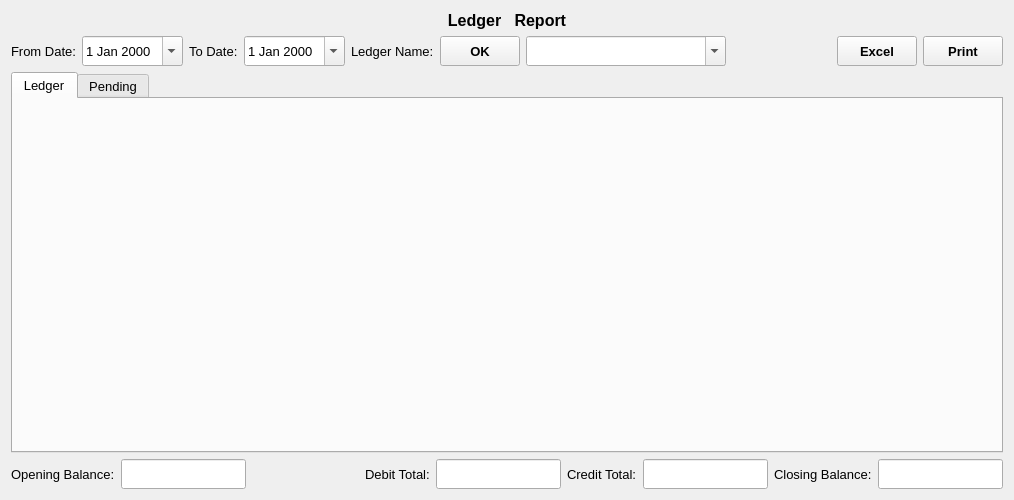
<?xml version="1.0" encoding="UTF-8"?>
<ui version="4.0">
 <class>LedgerReport</class>
 <widget class="QWidget" name="LedgerReport">
  <property name="geometry">
   <rect>
    <x>0</x>
    <y>0</y>
    <width>1014</width>
    <height>500</height>
   </rect>
  </property>
  <property name="font">
   <font>
    <family>Microsoft YaHei UI</family>
    <pointsize>10</pointsize>
   </font>
  </property>
  <property name="windowTitle">
   <string>Form</string>
  </property>
  <layout class="QVBoxLayout" name="verticalLayout_4">
   <item>
    <widget class="QLabel" name="label">
     <property name="font">
      <font>
       <family>Microsoft YaHei UI</family>
       <pointsize>12</pointsize>
       <weight>75</weight>
       <bold>true</bold>
      </font>
     </property>
     <property name="text">
      <string>Ledger   Report</string>
     </property>
     <property name="alignment">
      <set>Qt::AlignCenter</set>
     </property>
    </widget>
   </item>
   <item>
    <layout class="QHBoxLayout" name="horizontalLayout" stretch="0,0,0,0,0,0,0,0,0,0,0">
     <item>
      <widget class="QLabel" name="fromDateLabel">
       <property name="text">
        <string>From Date:</string>
       </property>
      </widget>
     </item>
     <item>
      <widget class="QDateEdit" name="fromDateDateEdit">
       <property name="minimumSize">
        <size>
         <width>0</width>
         <height>30</height>
        </size>
       </property>
       <property name="calendarPopup">
        <bool>true</bool>
       </property>
      </widget>
     </item>
     <item>
      <widget class="QLabel" name="toDateLabel">
       <property name="text">
        <string>To Date:</string>
       </property>
      </widget>
     </item>
     <item>
      <widget class="QDateEdit" name="toDateDateEdit">
       <property name="minimumSize">
        <size>
         <width>0</width>
         <height>30</height>
        </size>
       </property>
       <property name="calendarPopup">
        <bool>true</bool>
       </property>
      </widget>
     </item>
     <item>
      <widget class="QLabel" name="ledgerNameLabel">
       <property name="text">
        <string>Ledger Name:</string>
       </property>
      </widget>
     </item>
     <item>
      <layout class="QHBoxLayout" name="ledNameLay"/>
     </item>
     <item>
      <widget class="QToolButton" name="OKButton">
       <property name="minimumSize">
        <size>
         <width>80</width>
         <height>30</height>
        </size>
       </property>
       <property name="font">
        <font>
         <family>Microsoft YaHei UI</family>
         <pointsize>10</pointsize>
         <weight>75</weight>
         <bold>true</bold>
        </font>
       </property>
       <property name="text">
        <string>OK</string>
       </property>
      </widget>
     </item>
     <item>
      <widget class="QComboBox" name="ledgerNameComboBox">
       <property name="minimumSize">
        <size>
         <width>200</width>
         <height>30</height>
        </size>
       </property>
       <property name="editable">
        <bool>true</bool>
       </property>
      </widget>
     </item>
     <item>
      <spacer name="horizontalSpacer">
       <property name="orientation">
        <enum>Qt::Horizontal</enum>
       </property>
       <property name="sizeHint" stdset="0">
        <size>
         <width>40</width>
         <height>20</height>
        </size>
       </property>
      </spacer>
     </item>
     <item>
      <widget class="QToolButton" name="excelButton">
       <property name="minimumSize">
        <size>
         <width>80</width>
         <height>30</height>
        </size>
       </property>
       <property name="font">
        <font>
         <family>Microsoft YaHei UI</family>
         <pointsize>10</pointsize>
         <weight>75</weight>
         <bold>true</bold>
        </font>
       </property>
       <property name="text">
        <string>Excel</string>
       </property>
      </widget>
     </item>
     <item>
      <widget class="QToolButton" name="printButton">
       <property name="minimumSize">
        <size>
         <width>80</width>
         <height>30</height>
        </size>
       </property>
       <property name="font">
        <font>
         <family>Microsoft YaHei UI</family>
         <pointsize>10</pointsize>
         <weight>75</weight>
         <bold>true</bold>
        </font>
       </property>
       <property name="text">
        <string>Print</string>
       </property>
      </widget>
     </item>
    </layout>
   </item>
   <item>
    <widget class="QTabWidget" name="tabWidget">
     <property name="currentIndex">
      <number>0</number>
     </property>
     <widget class="QWidget" name="tab">
      <attribute name="title">
       <string>Ledger</string>
      </attribute>
      <layout class="QVBoxLayout" name="verticalLayout">
       <item>
        <layout class="QVBoxLayout" name="verticalLayout_2"/>
       </item>
      </layout>
     </widget>
     <widget class="QWidget" name="tab_2">
      <attribute name="title">
       <string>Pending</string>
      </attribute>
      <layout class="QVBoxLayout" name="verticalLayout_5">
       <item>
        <layout class="QVBoxLayout" name="verticalLayout_3">
         <item>
          <layout class="QHBoxLayout" name="widLay">
           <item>
            <spacer name="horizontalSpacer_3">
             <property name="orientation">
              <enum>Qt::Horizontal</enum>
             </property>
             <property name="sizeHint" stdset="0">
              <size>
               <width>40</width>
               <height>20</height>
              </size>
             </property>
            </spacer>
           </item>
           <item>
            <widget class="QLabel" name="label_2">
             <property name="text">
              <string>Total selected</string>
             </property>
            </widget>
           </item>
           <item>
            <widget class="QLineEdit" name="lineEdit"/>
           </item>
           <item>
            <widget class="QPushButton" name="pushButton">
             <property name="text">
              <string>Clear Dues</string>
             </property>
            </widget>
           </item>
          </layout>
         </item>
        </layout>
       </item>
      </layout>
     </widget>
    </widget>
   </item>
   <item>
    <layout class="QHBoxLayout" name="horizontalLayout_2">
     <item>
      <widget class="QLabel" name="openingBalanceLabel">
       <property name="text">
        <string>Opening Balance:</string>
       </property>
      </widget>
     </item>
     <item>
      <widget class="QLineEdit" name="openingBalanceLineEdit">
       <property name="minimumSize">
        <size>
         <width>0</width>
         <height>30</height>
        </size>
       </property>
      </widget>
     </item>
     <item>
      <spacer name="horizontalSpacer_2">
       <property name="orientation">
        <enum>Qt::Horizontal</enum>
       </property>
       <property name="sizeHint" stdset="0">
        <size>
         <width>40</width>
         <height>20</height>
        </size>
       </property>
      </spacer>
     </item>
     <item>
      <widget class="QLabel" name="debitTotalLabel">
       <property name="text">
        <string>Debit Total:</string>
       </property>
      </widget>
     </item>
     <item>
      <widget class="QLineEdit" name="debitTotalLineEdit">
       <property name="minimumSize">
        <size>
         <width>0</width>
         <height>30</height>
        </size>
       </property>
      </widget>
     </item>
     <item>
      <widget class="QLabel" name="creditTotalLabel">
       <property name="text">
        <string>Credit Total:</string>
       </property>
      </widget>
     </item>
     <item>
      <widget class="QLineEdit" name="creditTotalLineEdit">
       <property name="minimumSize">
        <size>
         <width>0</width>
         <height>30</height>
        </size>
       </property>
      </widget>
     </item>
     <item>
      <widget class="QLabel" name="balanceLabel">
       <property name="text">
        <string>Closing Balance:</string>
       </property>
      </widget>
     </item>
     <item>
      <widget class="QLineEdit" name="balanceLineEdit">
       <property name="minimumSize">
        <size>
         <width>0</width>
         <height>30</height>
        </size>
       </property>
      </widget>
     </item>
    </layout>
   </item>
  </layout>
 </widget>
 <resources/>
 <connections/>
</ui>
